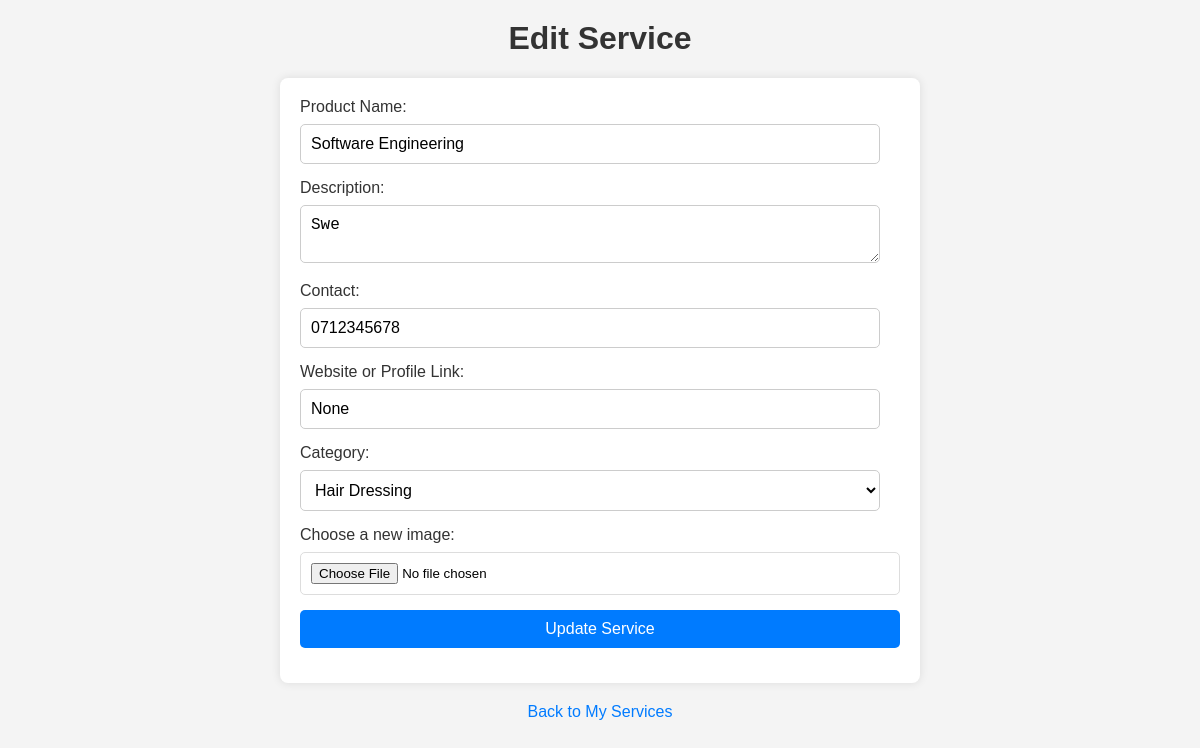
The app's page /edit/product/9 with its own data.
### e_service/models/data.py (models this page shows, shortened)
class Product(db.Model):
    __tablename__ = 'product'
    pro_id = db.Column(db.Integer, primary_key=True)
    pro_name = db.Column(db.String(100), nullable=False)
    product_link = db.Column(db.String(255), nullable=False)
    pro_dec = db.Column(db.String(300), nullable=False)
    pro_cont = db.Column(db.String(10), nullable=False)
    category_id = db.Column(db.Integer, db.ForeignKey('category.cat_id'), nullable=False)
    category = db.relationship('Category', backref=db.backref('product', lazy=True))
    filename = db.Column(db.String(255))

### e_service/views/registration.py (the view, shortened to what this page needs)
@app.route('/edit/product/<int:product_id>', methods=['GET', 'POST'])
def edit_product(product_id):
    product = Product.query.get_or_404(product_id)
    categories = Category.query.all()
    return render_template('edit_product.html', product=product, categories=categories)

### e_service/views/login.py (called while the page is built)
@app.before_request
def before_request():
    if current_user.is_authenticated:
        current_user.last_seen = datetime.utcnow()
        db.session.commit()

### e_service/templates/edit_product.html (shortened to what this page needs)
<!DOCTYPE html>
<html lang="en">
<head>
    <link rel="stylesheet" href="{{ url_for('static', filename='css/styles.css') }}">
</head>
<body>
    <h1>Edit Service</h1>
    <form method="post" action="{{ url_for('edit_product', product_id=product.pro_id) }}" enctype="multipart/form-data">
        <label for="pro_name">Product Name:</label>
        <input type="text" name="pro_name" value="{{ product.pro_name }}" required>
        <label for="pro_dec">Description:</label>
        <textarea name="pro_dec" required>{{ product.pro_dec }}</textarea>
        <label for="pro_cont">Contact:</label>
        <input type="text" name="pro_cont" value="{{ product.pro_cont }}" required>
        <label for="product_link">Website or Profile Link:</label>
        <input type="text" name="product_link" value="{{ product.product_link }}" required>
        <label for="category">Category:</label>
        <select name="category" required>
            {% for category in categories %}
                <option value="{{ category.category_id }}" {% if category.category_id == product.category_id %}selected{% endif %}>
                    {{ category.category_name }}
                </option>
            {% endfor %}
        </select>
        <label for="file">Choose a new image:</label>
        <input type="file" name="file">
        <button type="submit">Update Service</button>
    </form>
    <a href="/fetch/product/{{trader_id}}">Back to My Services</a>
</body>
</html>

### e_service/static/css/styles.css (style rules this page uses)
body { font-family: 'Arial', sans-serif; margin: 20px; background-color: #f5f5f5; }
h1 { color: #333; }
form { margin-top: 20px; }
label { display: block; margin-bottom: 8px; color: #333; }
input, textarea, select, button { margin-bottom: 15px; width: 100%; padding: 10px; border: 1px solid #ddd; border-radius: 5px; box-sizing: border-box; background-color: #fff; transition: box-shadow 0.3s; }
button { background-color: #4CAF50; color: white; border: none; padding: 12px 20px; cursor: pointer; border-radius: 5px; transition: background-color 0.3s; }

### e_service/templates/edit_product.html (style rules this page uses)
body { font-family: Arial, sans-serif; margin: 0; padding: 0; background-color: #f4f4f4; }
h1 { text-align: center; color: #333; margin-top: 20px; }
form { width: 90%; max-width: 600px; margin: 20px auto; padding: 20px; background-color: #fff; border-radius: 8px; box-shadow: 0 0 10px rgba(0, 0, 0, 0.1); }
label { display: block; margin-bottom: 8px; color: #333; }
input[type="text"], textarea, select { width: calc(100% - 20px); padding: 10px; margin-bottom: 15px; border: 1px solid #ccc; border-radius: 5px; font-size: 16px; }
button { background-color: #007bff; color: #fff; padding: 10px 20px; border: none; border-radius: 5px; cursor: pointer; font-size: 16px; transition: background-color 0.3s; }
a { text-decoration: none; color: #007bff; font-size: 16px; display: block; margin-top: 10px; text-align: center; }

### records on screen
Product: pro_name "Software Engineering", pro_dec "Swe", pro_cont "0712345678", product_link "None"

### other values on screen
form field category "Hair Dressing"
